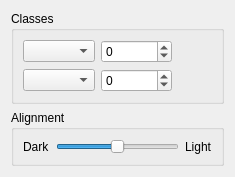
      <widget class="QWidget" name="classesTab">
       <attribute name="title">
        <string>Classes</string>
       </attribute>
       <layout class="QVBoxLayout" name="verticalLayout_7">
        <item>
         <widget class="QGroupBox" name="groupBox_13">
          <property name="title">
           <string>Classes</string>
          </property>
          <layout class="QGridLayout" name="gridLayout_3">
           <item row="0" column="0">
            <layout class="QHBoxLayout" name="horizontalLayout_13" stretch="3,1,2">
             <item>
              <widget class="ComboBox2DA" name="class1Select"/>
             </item>
             <item>
              <widget class="QSpinBox" name="class1LevelSpin">
               <property name="minimum">
                <number>-2147483648</number>
               </property>
               <property name="maximum">
                <number>2147483647</number>
               </property>
              </widget>
             </item>
             <item>
              <spacer name="horizontalSpacer_8">
               <property name="orientation">
                <enum>Qt::Horizontal</enum>
               </property>
               <property name="sizeHint" stdset="0">
                <size>
                 <width>40</width>
                 <height>20</height>
                </size>
               </property>
              </spacer>
             </item>
            </layout>
           </item>
           <item row="1" column="0">
            <layout class="QHBoxLayout" name="horizontalLayout_14" stretch="3,1,2">
             <item>
              <widget class="ComboBox2DA" name="class2Select"/>
             </item>
             <item>
              <widget class="QSpinBox" name="class2LevelSpin">
               <property name="minimum">
                <number>-2147483648</number>
               </property>
               <property name="maximum">
                <number>2147483647</number>
               </property>
              </widget>
             </item>
             <item>
              <spacer name="horizontalSpacer_9">
               <property name="orientation">
                <enum>Qt::Horizontal</enum>
               </property>
               <property name="sizeHint" stdset="0">
                <size>
                 <width>40</width>
                 <height>20</height>
                </size>
               </property>
              </spacer>
             </item>
            </layout>
           </item>
          </layout>
         </widget>
        </item>
        <item>
         <widget class="QGroupBox" name="groupBox_12">
          <property name="title">
           <string>Alignment</string>
          </property>
          <layout class="QHBoxLayout" name="horizontalLayout_12">
           <item>
            <widget class="QLabel" name="label_52">
             <property name="text">
              <string>Dark</string>
             </property>
            </widget>
           </item>
           <item>
            <widget class="QSlider" name="alignmentSlider">
             <property name="maximum">
              <number>100</number>
             </property>
             <property name="value">
              <number>50</number>
             </property>
             <property name="orientation">
              <enum>Qt::Horizontal</enum>
             </property>
            </widget>
           </item>
           <item>
            <widget class="QLabel" name="label_53">
             <property name="text">
              <string>Light</string>
             </property>
            </widget>
           </item>
          </layout>
         </widget>
        </item>
        <item>
         <spacer name="spacer">
          <property name="orientation">
           <enum>Qt::Vertical</enum>
          </property>
          <property name="sizeHint" stdset="0">
           <size>
            <width>0</width>
            <height>0</height>
           </size>
          </property>
         </spacer>
        </item>
       </layout>
      </widget>
